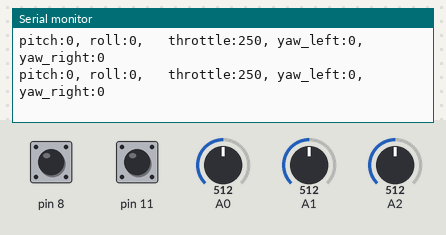
A sketch run on a simulated Arduino Uno, built with avr-gcc and run on an emulated ATmega328P. Shown: the last lines printed to the serial monitor. The inputs (shaded band) are chosen by the test bench; at power-on: A0 = 512, A1 = 512, A2 = 512, pin 8 HIGH, pin 11 HIGH.

Above: at 1.2 s.
1.3 s: A0 set to 612
At 1.45 s:
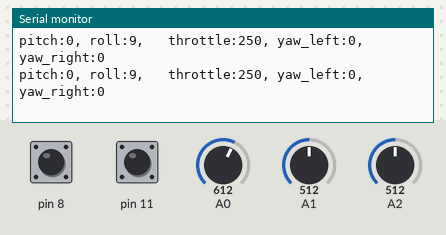
4.3 s: A0 set to 639
At 4.34 s:
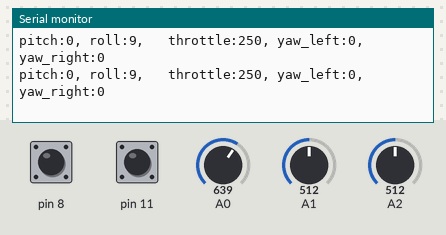
7.3 s: A1 set to 222
At 7.34 s:
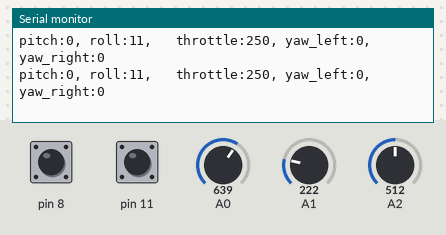
10.3 s: A1 set to 194
At 10.35 s:
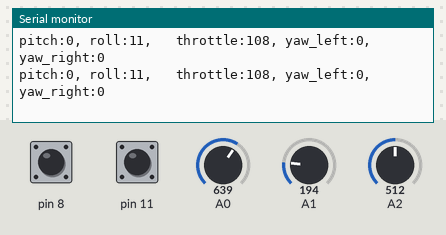
13.3 s: A2 set to 583
At 13.3 s:
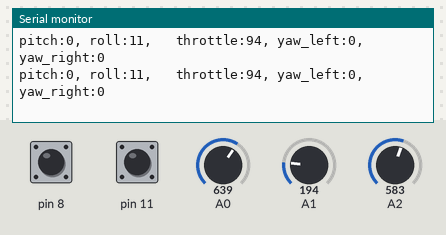
16.3 s: A2 set to 613
At 16.32 s:
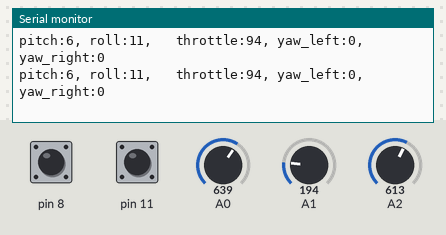
Timing chart, 0 to 19.3 s (numbered marks = the images above; inputs shaded):
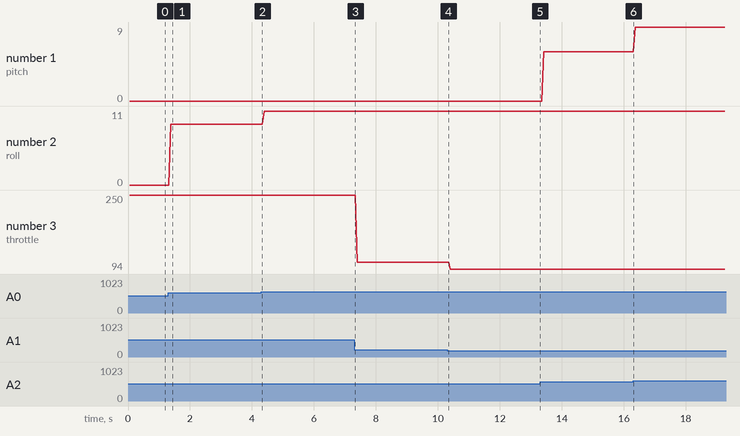

Measured:
- after the input at 1.3 s, the serial monitor: prints a new line after 0.08 s (image 1)
- plotted number 1: 0 → 6 after the input at 13.3 s, 6 → 9 after the input at 16.3 s
- plotted number 2: 0 → 9 after the input at 1.3 s, 9 → 11 after the input at 4.3 s
- plotted number 3: 250 → 108 after the input at 7.3 s, 108 → 94 after the input at 10.3 s

The sketch:

controller.ino
```cpp
#include <SoftwareSerial.h>
#define ANGLE_MAX 15
#define ANGLE_MIN -15
int throttle;
int pitch;
int roll;
int yaw_left;  //11
int yaw_right; //8

/*
 * 블루투스 https://m.blog.naver.com/PostView.naver?isHttpsRedirect=true&blogId=rlrkcka&logNo=221379291417
 * throttle 조이스틱   a1-vry
 * angle 조이스틱   a0-vrx, a2-vry
 */

/*
 * gnd  블루투스1개, 조이스틱1개
 * 5v   버튼 2개, 조이스틱2개
 * 3.3v 블루투스1개
 * 아날로그핀3개 조이스틱3개
 * 신호핀 2,3  블루투스1개
 * 신호핀 2개  버튼
*/

//납땜을 그라운드(input_pullup)에 할건지, 5v에 할건지 결정

SoftwareSerial btSerial(2,3);

void check_joystick(){
  //throttle 조이스틱을 읽어, 평탄화
  throttle = analogRead(A1);
  throttle = map(throttle, 0,1023, 0,500);


  //방향 조이스틱을 읽어, 각도 조절
  //roll이 +면 right
  //roll이 -면 left
  roll = (analogRead(A0)-511)/11;

  //방향 조이스틱을 읽어, 각도 조절
  //pitch이 -면 f
  //pitch이 +면 b
  pitch = (analogRead(A2)-511)/11;


  if(analogRead(A2)/100 == 5 && analogRead(A0)/100 == 5) {
    roll=0;
    pitch=0;
  }

  //Serial.println((String)"pitch: "+pitch + ", roll: " + roll);
}

void check_button(){
  yaw_left = digitalRead(11);
  yaw_right = digitalRead(8);
  if(yaw_left ==1 && yaw_right == 1){
    yaw_left = 0;
    yaw_right = 0;
  }
}

void setup() {
  // put your setup code here, to run once:
  Serial.begin(9600);
  btSerial.begin(9600);
  pinMode(8, INPUT_PULLUP);
  pinMode(11, INPUT_PULLUP);
}

void loop() {
  // put your main code here, to run repeatedly:
  check_joystick();
  check_button();


  btSerial.println((String)"pitch:"+pitch + ", roll:" + roll +  ",   throttle:"+ throttle +
  ", yaw_left:" + yaw_left + ", yaw_right:"+ yaw_right);
  Serial.println((String)"pitch:"+pitch + ", roll:" + roll +  ",   throttle:"+ throttle +
  ", yaw_left:" + yaw_left + ", yaw_right:"+ yaw_right);

}
```
